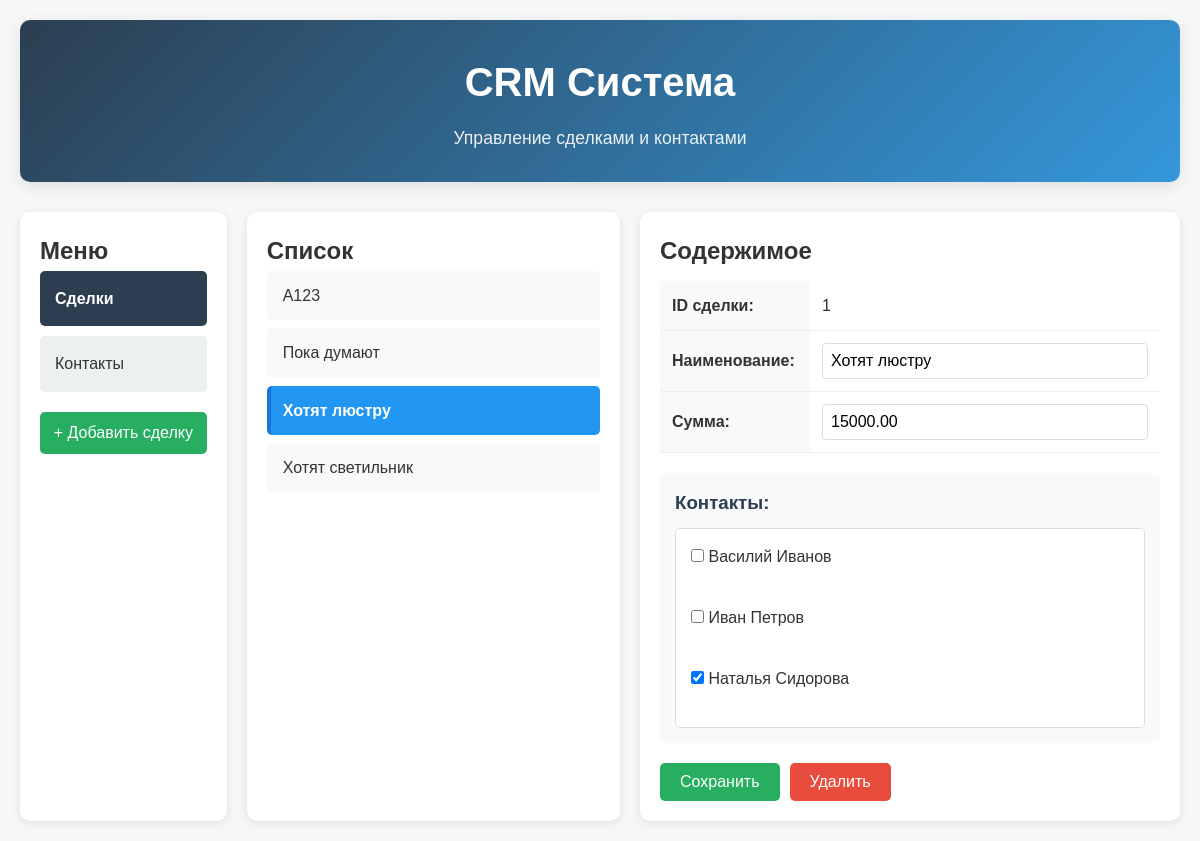
The app's page /website/index.php?entity=deals&item_id=1 with its own data.
### tables this page shows
CREATE TABLE `deals` (
  `id` int(11) NOT NULL,
  `name` varchar(255) NOT NULL,
  `amount` decimal(10,2) DEFAULT 0.00,
  `created_at` timestamp NOT NULL DEFAULT current_timestamp(),
  `updated_at` timestamp NOT NULL DEFAULT current_timestamp() ON UPDATE current_timestamp()
);

CREATE TABLE `contacts` (
  `id` int(11) NOT NULL,
  `first_name` varchar(100) NOT NULL,
  `last_name` varchar(100) NOT NULL,
  `created_at` timestamp NOT NULL DEFAULT current_timestamp(),
  `updated_at` timestamp NOT NULL DEFAULT current_timestamp() ON UPDATE current_timestamp()
);

### website/crm_system.php (called while the page is built, shortened)
<?php
class CRMSystem {
    private $mysqli;
    private $currentEntity;
    private $currentItemId;
    public function __construct($mysqli) {
        $this->mysqli = $mysqli;
        $this->currentEntity = $_GET['entity'] ?? 'deals';
        $this->currentItemId = $_GET['item_id'] ?? null;
    }
    public function getEntities() {
        return ['deals' => 'Сделки', 'contacts' => 'Контакты'];
    }
    public function getItems($entity) {
        $items = [];
        if ($entity === 'deals') {
            $result = $this->mysqli->query("
                SELECT d.*, GROUP_CONCAT(c.id) as contact_ids
                FROM deals d
                LEFT JOIN deal_contact dc ON d.id = dc.deal_id
                LEFT JOIN contacts c ON dc.contact_id = c.id
                GROUP BY d.id
                ORDER BY d.name
            ");
        }
        if ($result) {
            while ($row = $result->fetch_assoc()) {
                $items[] = $row;
            }
        }
        return $items;
    }
    public function getItemDetails($entity, $itemId) {
        if ($entity === 'deals') {
            $stmt = $this->mysqli->prepare("
                SELECT d.* FROM deals d WHERE d.id = ?
            ");
        } else {
            $stmt = $this->mysqli->prepare("
                SELECT c.* FROM contacts c WHERE c.id = ?
            ");
        }
        $stmt->bind_param('i', $itemId);
        $stmt->execute();
        $result = $stmt->get_result();
        return $result->fetch_assoc();
    }
    public function getRelatedItems($entity, $itemId) {
        if ($entity === 'deals') {
            $stmt = $this->mysqli->prepare("
                SELECT c.id, c.first_name, c.last_name
                FROM contacts c
                JOIN deal_contact dc ON c.id = dc.contact_id
                WHERE dc.deal_id = ?
                ORDER BY c.last_name, c.first_name
            ");
        }
        $stmt->bind_param('i', $itemId);
        $stmt->execute();
        $result = $stmt->get_result();
        $items = [];
        while ($row = $result->fetch_assoc()) {
            $items[] = $row;
        }
        return $items;
    }
    public function getAllItemsForRelation($entity) {
        if ($entity === 'deals') {
            $result = $this->mysqli->query("SELECT * FROM contacts ORDER BY last_name, first_name");
        } else {
            $result = $this->mysqli->query("SELECT * FROM deals ORDER BY name");
        }
        $items = [];
        while ($row = $result->fetch_assoc()) {
            $items[] = $row;
        }
        return $items;
    }
    public function getCurrentEntity() { return $this->currentEntity; }
    public function getCurrentItemId() { return $this->currentItemId; }
    public function isCurrentEntity($entity) { return $this->currentEntity === $entity; }
}
?>

### website/index.php (the view, shortened to what this page needs)
<?php
require 'db.php';
require 'crm_system.php';
$crmSystem = new CRMSystem($mysqli);
?>
<!DOCTYPE html>
<html lang="ru">
<head>
    <link rel="stylesheet" href="style.css">
</head>
<body>
    <div class="container">
        <header>
            <h1>CRM Система</h1>
            <p>Управление сделками и контактами</p>
        </header>
        <div class="content-wrapper">
            <div class="column menu-column">
                <h2>Меню</h2>
                <div class="menu-list">
                    <?php foreach ($crmSystem->getEntities() as $entity => $name): ?>
                        <div class="menu-item <?= $crmSystem->isCurrentEntity($entity) ? 'selected' : '' ?>"
                             onclick="window.location.href='?entity=<?= $entity ?>'">
                            <?= htmlspecialchars($name) ?>
                        </div>
                    <?php endforeach; ?>
                </div>
                <div class="add-button">
                    <button onclick="showAddForm('<?= $crmSystem->getCurrentEntity() ?>')">
                        + Добавить <?= $crmSystem->getCurrentEntity() === 'deals' ? 'сделку' : 'контакт' ?>
                    </button>
                </div>
            </div>
            <div class="column list-column">
                <h2>Список</h2>
                <div class="items-list">
                    <?php foreach ($crmSystem->getItems($crmSystem->getCurrentEntity()) as $item): ?>
                        <div class="list-item <?= $item['id'] == $crmSystem->getCurrentItemId() ? 'selected' : '' ?>"
                             onclick="window.location.href='?entity=<?= $crmSystem->getCurrentEntity() ?>&item_id=<?= $item['id'] ?>'">
                            <?php if ($crmSystem->getCurrentEntity() === 'deals'): ?>
                                <?= htmlspecialchars($item['name']) ?>
                            <?php else: ?>
                                <?= htmlspecialchars($item['first_name'] . ' ' . $item['last_name']) ?>
                            <?php endif; ?>
                        </div>
                    <?php endforeach; ?>
                </div>
            </div>
            <div class="column content-column">
                <h2>Содержимое</h2>
                <?php if ($crmSystem->getCurrentItemId()): ?>
                    <?php
                    $itemDetails = $crmSystem->getItemDetails($crmSystem->getCurrentEntity(), $crmSystem->getCurrentItemId());
                    $relatedItems = $crmSystem->getRelatedItems($crmSystem->getCurrentEntity(), $crmSystem->getCurrentItemId());
                    ?>
                    <?php if ($itemDetails): ?>
                        <div class="item-details">
                            <form method="POST" class="details-form">
                                <table class="details-table">
                                    <?php if ($crmSystem->getCurrentEntity() === 'deals'): ?>
                                        <tr>
                                            <th>ID сделки:</th>
                                            <td><?= $itemDetails['id'] ?></td>
                                        </tr>
                                        <tr>
                                            <th>Наименование:</th>
                                            <td>
                                                <input type="text" name="name" value="<?= htmlspecialchars($itemDetails['name']) ?>" required>
                                            </td>
                                        </tr>
                                        <tr>
                                            <th>Сумма:</th>
                                            <td>
                                                <input type="number" step="0.01" name="amount" value="<?= $itemDetails['amount'] ?>">
                                            </td>
                                        </tr>
                                    <?php endif; ?>
                                </table>
                                <div class="related-items">
                                    <h3><?= $crmSystem->getCurrentEntity() === 'deals' ? 'Контакты:' : 'Сделки:' ?></h3>
                                    <div class="relation-selector">
                                        <?php
                                        $allItems = $crmSystem->getAllItemsForRelation($crmSystem->getCurrentEntity());
                                        $currentRelatedIds = array_column($relatedItems, 'id');
                                        ?>
                                        <?php foreach ($allItems as $relItem): ?>
                                            <label>
                                                <input type="checkbox" name="related_ids[]"
                                                       value="<?= $relItem['id'] ?>"
                                                       <?= in_array($relItem['id'], $currentRelatedIds) ? 'checked' : '' ?>>
                                                <?php if ($crmSystem->getCurrentEntity() === 'deals'): ?>
                                                    <?= htmlspecialchars($relItem['first_name'] . ' ' . $relItem['last_name']) ?>
                                                <?php else: ?>
                                                    <?= htmlspecialchars($relItem['name']) ?>
                                                <?php endif; ?>
                                            </label><br>
                                        <?php endforeach; ?>
                                    </div>
                                </div>
                                <div class="form-buttons">
                                    <button type="submit" name="save">Сохранить</button>
                                    <button type="button" onclick="if(confirm('Удалить этот элемент?')) {
                                        document.querySelector('input[name=\'delete\']').click();
                                    }">Удалить</button>
                                </div>
                            </form>
                        </div>
                    <?php else: ?>
                        <p>Элемент не найден</p>
                    <?php endif; ?>
                <?php else: ?>
                    <p>Выберите элемент из списка для просмотра и редактирования</p>
                <?php endif; ?>
            </div>
        </div>
    </div>
</body>
</html>

### website/style.css (style rules this page uses)
* { margin: 0; padding: 0; box-sizing: border-box; }
body { font-family: 'Arial', sans-serif; background-color: #f5f7f9; color: #333; line-height: 1.6; }
.container { max-width: 1400px; margin: 0 auto; padding: 20px; }
header { background: linear-gradient(135deg, #2c3e50 0%, #3498db 100%); color: white; padding: 30px; text-align: center; margin-bottom: 30px; border-radius: 10px; box-shadow: 0 4px 15px rgba(0,0,0,0.1); }
header h1 { font-size: 2.5rem; margin-bottom: 10px; }
header p { font-size: 1.1rem; opacity: 0.9; }
.content-wrapper { display: flex; gap: 20px; min-height: 600px; }
.column { background: white; border-radius: 10px; padding: 20px; box-shadow: 0 2px 10px rgba(0,0,0,0.1); }
.menu-column { flex: 1; min-width: 200px; }
.list-column { flex: 2; min-width: 250px; }
.content-column { flex: 3; min-width: 400px; }
.menu-list { display: flex; flex-direction: column; gap: 10px; }
.menu-item { padding: 15px; background: #ecf0f1; border-radius: 5px; cursor: pointer; transition: all 0.3s ease; font-weight: 500; }
.menu-item.selected { background: #2c3e50; color: white; font-weight: bold; }
.add-button { margin-top: 20px; }
.add-button button { width: 100%; padding: 12px; background: #27ae60; color: white; border: none; border-radius: 5px; cursor: pointer; font-size: 1rem; transition: background 0.3s ease; }
.items-list { display: flex; flex-direction: column; gap: 8px; max-height: 500px; overflow-y: auto; }
.list-item { padding: 12px; background: #f8f9fa; border-radius: 5px; cursor: pointer; transition: all 0.3s ease; border-left: 4px solid transparent; }
.list-item.selected { background: #2196f3; color: white; font-weight: bold; border-left-color: #1976d2; }
.item-details { margin-top: 10px; }
.details-table { width: 100%; border-collapse: collapse; margin-bottom: 20px; }
.details-table th, .details-table td { padding: 12px; text-align: left; border-bottom: 1px solid #eee; }
.details-table th { background-color: #f8f9fa; font-weight: 600; width: 150px; }
.details-table input { width: 100%; padding: 8px; border: 1px solid #ddd; border-radius: 4px; font-size: 1rem; }
.related-items { margin: 20px 0; padding: 15px; background: #f8f9fa; border-radius: 5px; }
.related-items h3 { margin-bottom: 10px; color: #2c3e50; }
.relation-selector { max-height: 200px; overflow-y: auto; padding: 10px; background: white; border-radius: 5px; border: 1px solid #ddd; }
.relation-selector label { display: block; padding: 5px; cursor: pointer; }
.form-buttons { display: flex; gap: 10px; margin-top: 20px; }
.form-buttons button { padding: 10px 20px; border: none; border-radius: 5px; cursor: pointer; font-size: 1rem; transition: background 0.3s ease; }
.form-buttons button[type="submit"] { background: #27ae60; color: white; }
.form-buttons button[type="button"] { background: #e74c3c; color: white; }
.menu-item, .list-item { animation: fadeIn 0.3s ease; }

### records on screen
deals: name "А123"
deals: name "Пока думают"
deals: name "Хотят люстру", id "1", amount "15000.00"
deals: name "Хотят светильник"
contacts: first_name+last_name "Василий Иванов"
contacts: first_name+last_name "Иван Петров"
contacts: id "☑", first_name+last_name "Наталья Сидорова"

### other values on screen
$name "Сделки"
$name "Контакты"
